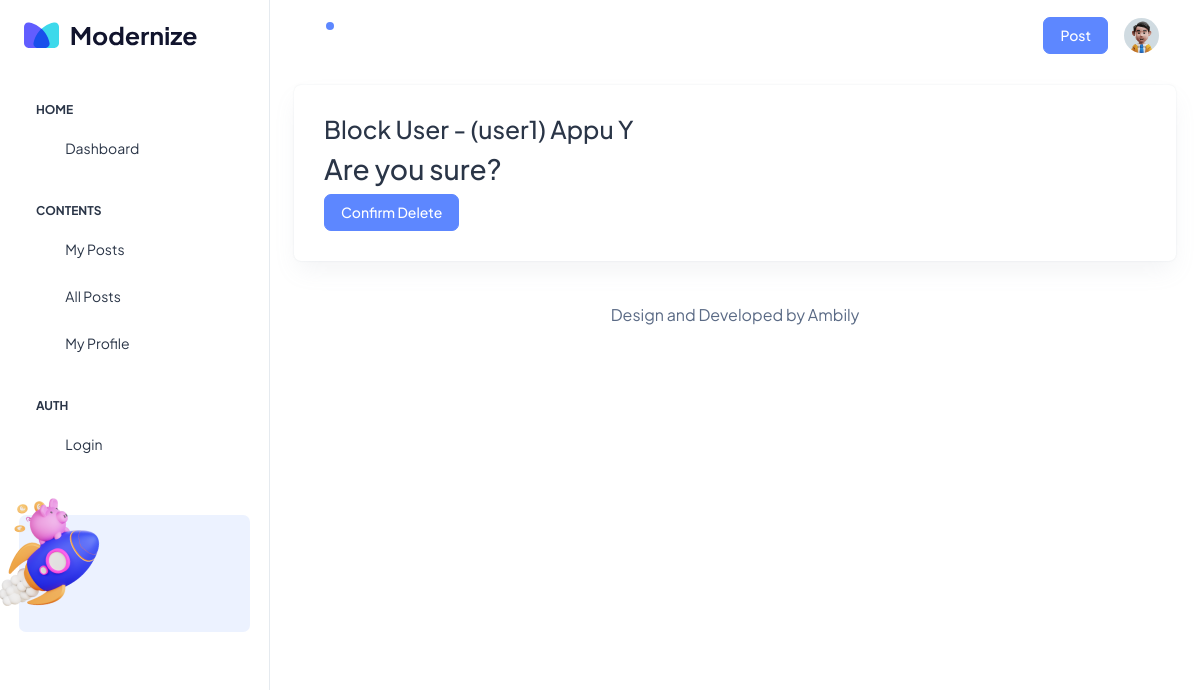
The app's page /admin_blockuser/1 (signed in) with its own data.
### userapp/models.py (models this page shows, shortened)
class UserProfile(models.Model):
    username = models.CharField(max_length=200)
    firstname = models.CharField(max_length=200)
    lastname = models.CharField(max_length=200)
    email = models.CharField(max_length=300)
    contactno = models.IntegerField()
    password = models.CharField(max_length=200)
    confpassword = models.CharField(max_length=200)

### userapp/views.py (the view)
# urls.py: path("admin_blockuser/<int:user_id>", views.blockUser, name='blockuser'),
def blockUser(request,user_id):
    user_name = request.session['username']
    userdetails=UserProfile.objects.get(id=user_id)
    blockedusers=BlockedUsers()
    if request.method=="POST":
        blockedusers.blocked_status='blocked'
        blockedusers.username=userdetails.username
        blockedusers.adminname = user_name
        blockedusers.save()
        return redirect('postlist')
    return render(request,'user/blockuser.html',{'userdetails':userdetails})

### templates/user/blockuser.html (shortened to what this page needs)
{% extends 'user/base1.html' %}
{% load static %}
{% block content %}
<form action="" method="post">
    <h3>Block User - ({{userdetails.username}}) {{userdetails.firstname}} {{userdetails.lastname}}</h3>
    <h2>Are you sure?</h2>
    <input type="submit" value="Confirm Delete" class="btn btn-primary" >
</form>
{% endblock%}

### records on screen
UserProfile: username "user1", firstname "Appu", lastname "Y"
